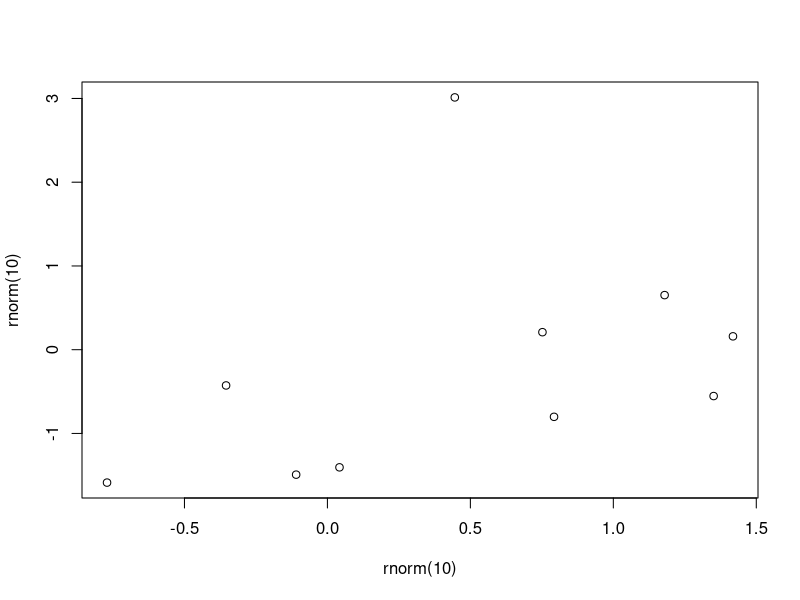
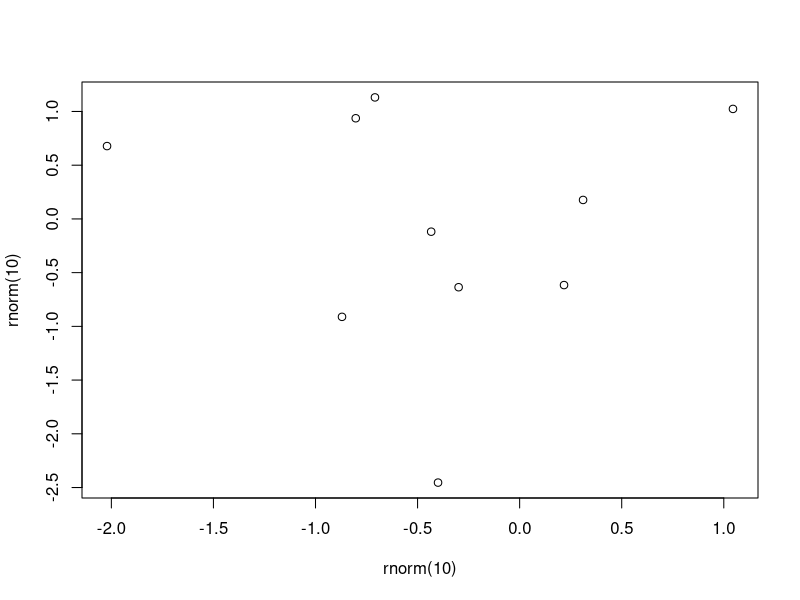
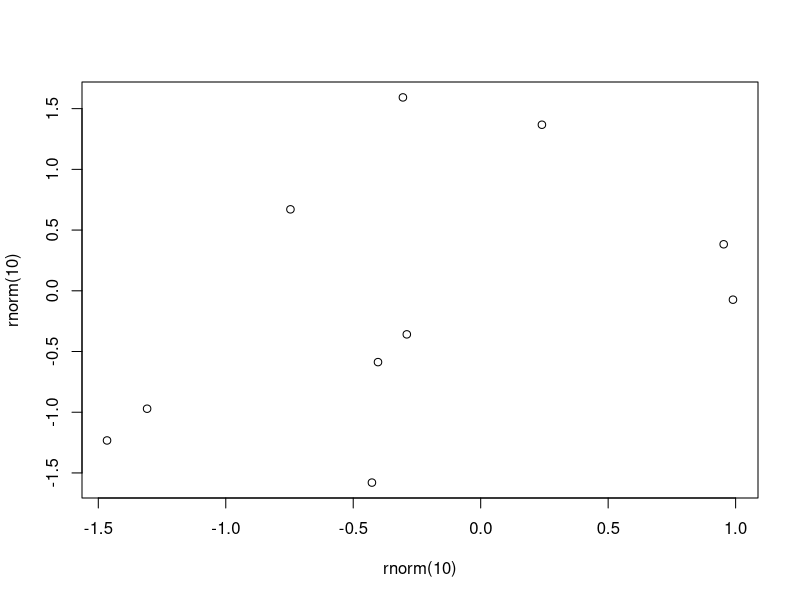
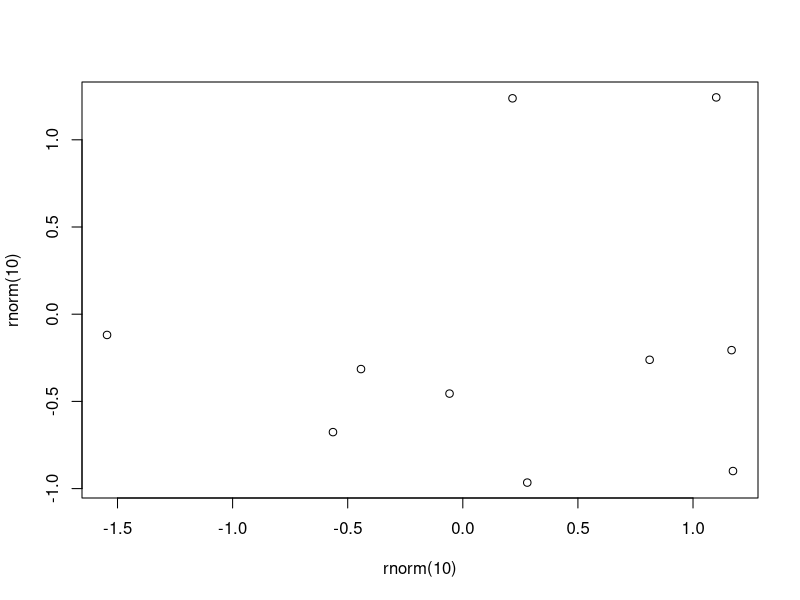
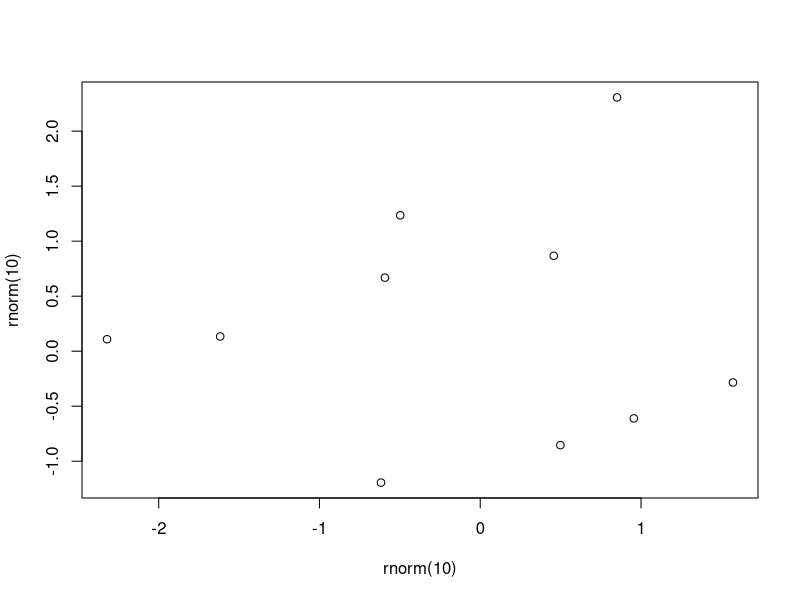
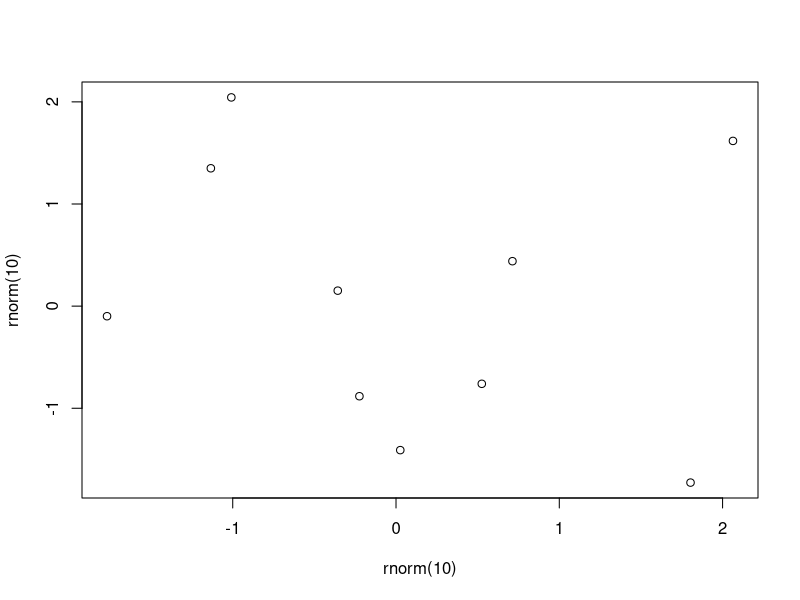
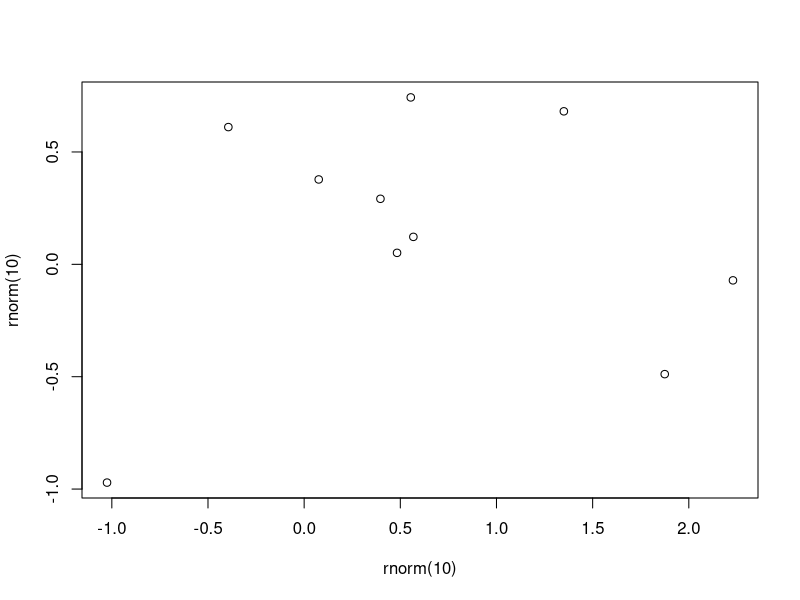
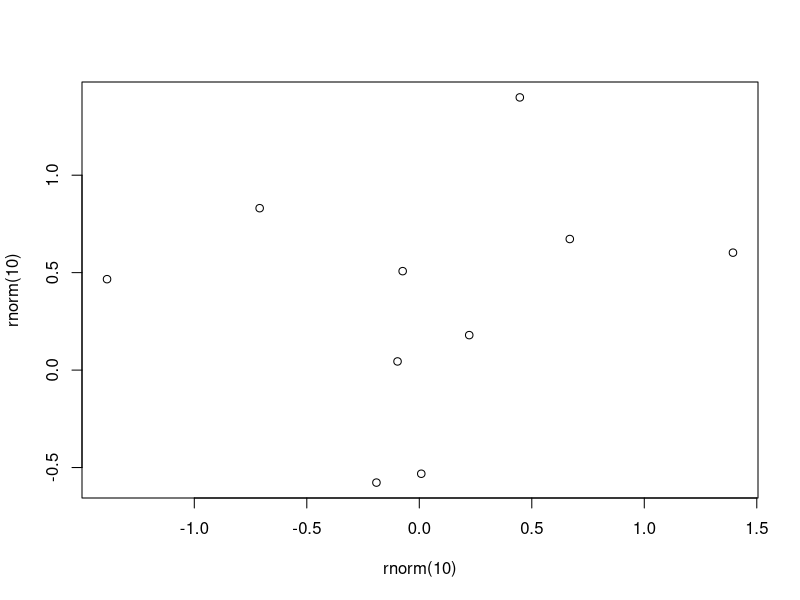

The R script that drew these images, in order:
## ---- chunk 1
summary(cars)
## ---- chunk 2
for (i in 1:10) plot(rnorm(10), rnorm(10))
